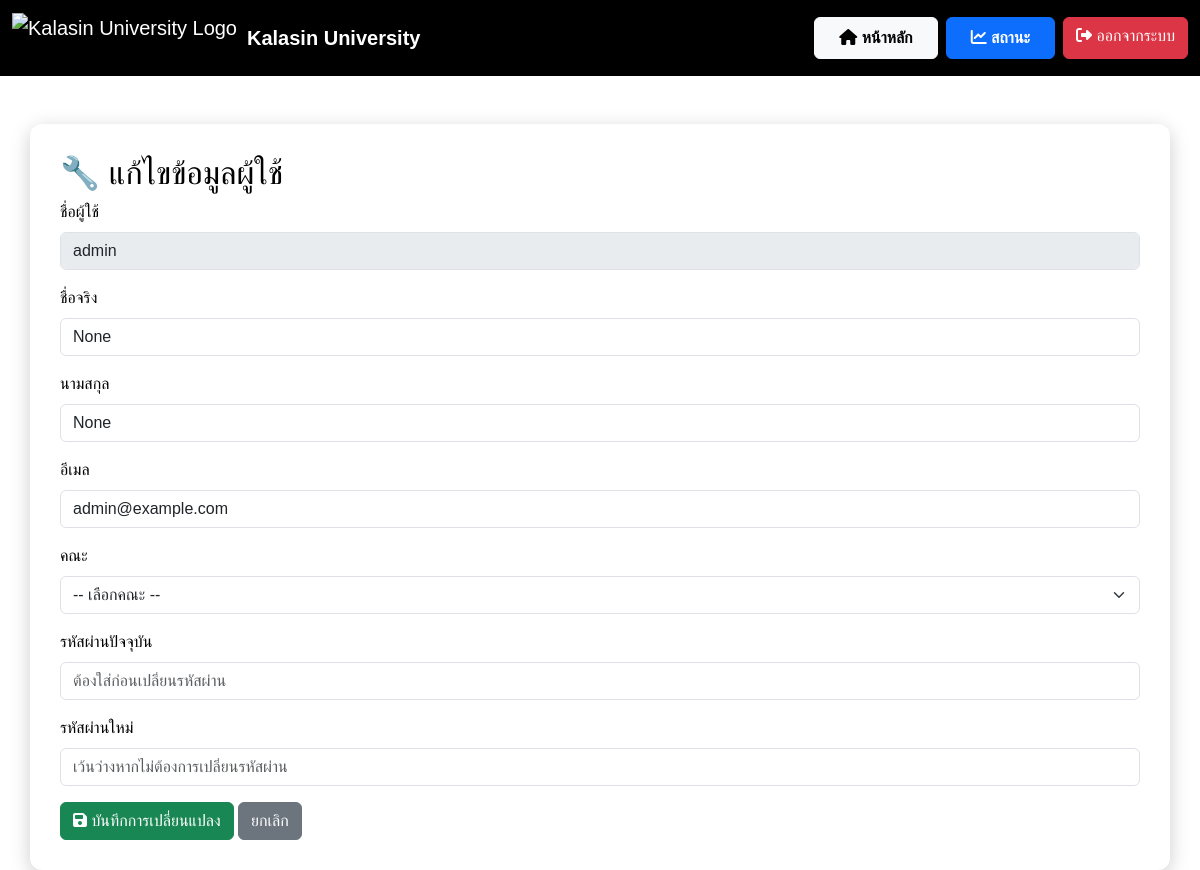
Page /users/1/edit on the committed database.
### app.py (models this page shows)
class User(db.Model, UserMixin):
    __tablename__ = "user"
    id        = db.Column(db.Integer, primary_key=True)
    username  = db.Column(db.String(80),  unique=True, nullable=False)
    password  = db.Column(db.String(128), nullable=False)   # เก็บ hash ได้ยาว ๆ
    full_name = db.Column(db.String(150), nullable=False)
    first_name = db.Column(db.String(80))
    last_name  = db.Column(db.String(80))
    faculty    = db.Column(db.String(100), nullable=False)
    email      = db.Column(db.String(120), unique=True, nullable=False)
    role       = db.Column(db.String(20),  default="user")
    phone      = db.Column(db.String(20))   # 🆕 เพิ่มบรรทัดนี้
    position = db.Column(db.String(100), nullable=True)
    requests = db.relationship(
        "AcademicRequest",
        backref="user",
        cascade="all, delete-orphan",
        lazy="dynamic"
    )
    workflow_steps = db.relationship(
        "WorkflowStep",
        backref="user",
        cascade="all, delete-orphan",
        lazy="dynamic"
    )
    contact_messages = db.relationship(
        "ContactMessage",
        back_populates="user",
        cascade="all, delete-orphan", # <-- This is the crucial instruction
        lazy="dynamic"
    )

### app.py (the view, shortened to what this page needs)
@app.route('/users/<int:user_id>/edit', methods=['GET', 'POST'])
def edit_user(user_id):
    user = User.query.get_or_404(user_id)
    return render_template('edit_user.html', user=user)

### app.py (called while the page is built)
@app.after_request
def add_no_cache_headers(resp):
    resp.headers['Cache-Control'] = (
        'no-store, no-cache, must-revalidate, max-age=0')
    resp.headers['Pragma'] = 'no-cache'
    resp.headers['Expires'] = '0'
    return resp

### templates/edit_user.html (shortened to what this page needs)
<!DOCTYPE html>
<html lang="th">
<head>
    <link href="https://cdn.jsdelivr.net/npm/bootstrap@5.3.3/dist/css/bootstrap.min.css" rel="stylesheet">
    <link rel="stylesheet" href="https://cdnjs.cloudflare.com/ajax/libs/font-awesome/6.4.2/css/all.min.css">
</head>
<body>
<nav class="navbar navbar-expand-lg navbar-dark" style="background-color: #000000;">
    <div class="container-fluid">
        <a class="navbar-brand d-flex align-items-center" href="{{ url_for('admin_dashboard') }}">
            <img src="https://upload.wikimedia.org/wikipedia/th/4/4e/Kalasin_University_Seal.svg"
                 alt="Kalasin University Logo"
                 style="height: 50px; margin-right: 10px;">
            <strong>Kalasin University</strong>
        </a>
        <div class="ms-auto d-flex">
            <a href="{{ url_for('user_dashboard') }}" class="btn btn-light fw-bold px-4 py-2 me-2">
                <i class="fas fa-home"></i> หน้าหลัก
            </a>
            <a href="{{ url_for('status') }}" class="btn btn-primary fw-bold px-4 py-2 me-2">
                <i class="fas fa-chart-line"></i> สถานะ
            </a>
            <a href="{{ url_for('admin_logout') }}" class="btn btn-danger ">
  <i class="fas fa-sign-out-alt"></i> ออกจากระบบ
</a>
        </div>
    </div>
</nav>
    <div class="container container-custom mt-5">
        <h2>🔧 แก้ไขข้อมูลผู้ใช้</h2>
        <form method="POST" action="{{ url_for('edit_user', user_id=user.id) }}">
    <div class="mb-3">
        <label for="username" class="form-label">ชื่อผู้ใช้</label>
        <input type="text" class="form-control" id="username" name="username" value="{{ user.username }}" disabled>
    </div>
    <div class="mb-3">
        <label for="first_name" class="form-label">ชื่อจริง</label>
        <input type="text" class="form-control" name="first_name" value="{{ user.first_name }}" required>
    </div>
    <div class="mb-3">
        <label for="last_name" class="form-label">นามสกุล</label>
        <input type="text" class="form-control" name="last_name" value="{{ user.last_name }}" required>
    </div>
    <div class="mb-3">
        <label for="email" class="form-label">อีเมล</label>
        <input type="email" class="form-control" id="email" name="email" value="{{ user.email }}" required>
    </div>
    <div class="mb-3">
        <label for="faculty" class="form-label">คณะ</label>
        <select name="faculty" class="form-select" required>
            <option value="">-- เลือกคณะ --</option>
        </select>
    </div>
<div class="mb-3">
    <label for="current_password" class="form-label">รหัสผ่านปัจจุบัน</label>
    <input type="password" class="form-control" id="current_password" name="current_password" placeholder="ต้องใส่ก่อนเปลี่ยนรหัสผ่าน">
</div>
<div class="mb-3">
    <label for="password" class="form-label">รหัสผ่านใหม่</label>
    <input type="password" class="form-control" id="password" name="password" placeholder="เว้นว่างหากไม่ต้องการเปลี่ยนรหัสผ่าน">
</div>
    <button type="submit" class="btn btn-success"><i class="fas fa-save"></i> บันทึกการเปลี่ยนแปลง</button>
    <a href="{{ url_for('manage_users') }}" class="btn btn-secondary">ยกเลิก</a>
</form>
    </div>
</body>
</html>

### templates/edit_user.html (style rules this page uses)
body { font-family: 'Poppins', sans-serif; background: white; color: black; }
.container-custom { background: #ffffff; border-radius: 12px; padding: 30px; box-shadow: 0 5px 20px rgba(0, 0, 0, 0.2); margin-top: 20px; }

### rows in the picture
User: username "admin", first_name "None", last_name "None", email "admin@example.com"
